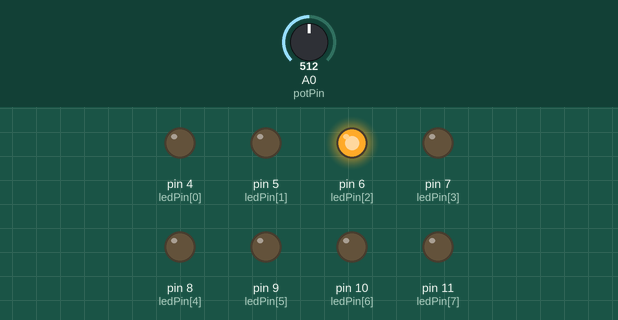
The sketch below on a simulated Arduino Uno, built with avr-gcc and run on an emulated ATmega328P. Shown: output pins drawn as LEDs (lit = HIGH). Dashed ring = blinking. Inputs (shaded band) come from the test bench; at power-on: A0 (potPin) = 512.

Above: at 1.3 s.
1.4 s: A0 (potPin) set to 0
At 2.1 s:
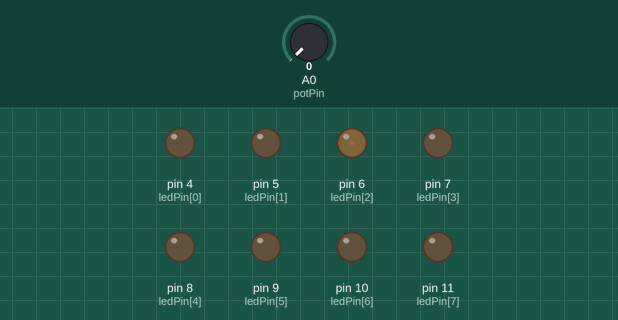
3.0 s: A0 (potPin) set to 18
At 3.19 s:
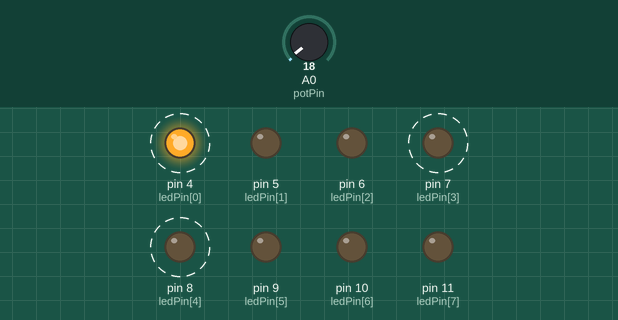
6.1 s: A0 (potPin) set to 306
At 7.49 s:
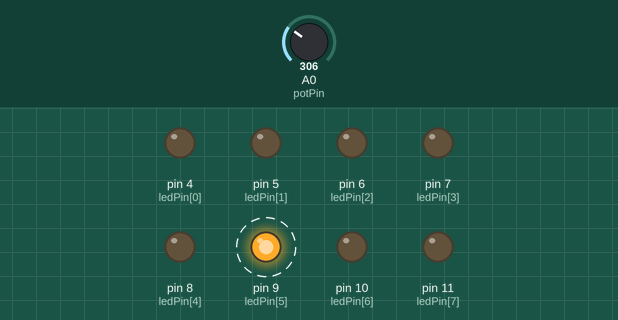
9.2 s: A0 (potPin) set to 324
Timing chart, 0 to 13.3 s (numbered marks = the images above; inputs shaded):
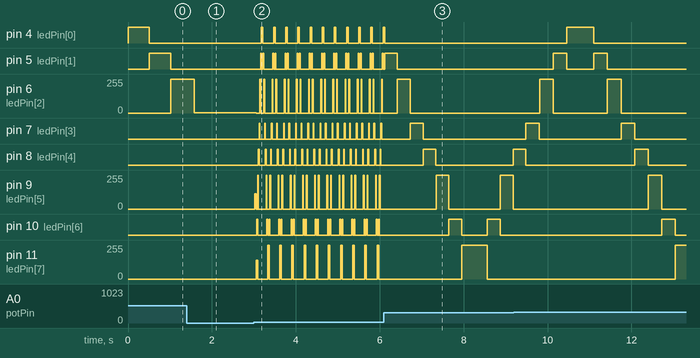

Measured:
- after the input at 1.4 s, pin 6 (ledPin[2]): 255/255 → 2/255 after 0.18 s; pin 7 (ledPin[3]): stays LOW (without the input it goes to HIGH after 0.14 s); pin 8 (ledPin[4]): stays LOW (without the input it goes to HIGH after 0.65 s); pin 9 (ledPin[5]): stays 0/255 (without the input it goes to 255/255 after 1.2 s)
- after the input at 3.0 s, pin 4 (ledPin[0]): alternates HIGH for 0.04 s and LOW for 0.25 s, starting after 0.18 s; pin 5 (ledPin[1]): LOW → HIGH after 0.16 s, then repeats every 0.29 s: LOW 0.04 s, HIGH 0.02 s, LOW 0.22 s, HIGH 0.02 s
- after the input at 6.1 s, pin 4 (ledPin[0]): goes on until 6.1 s, then stays LOW

The sketch:

topic1.ino
```cpp
int ledNum = 8;
int ledPin[] = {4, 5, 6, 7, 8, 9,10,11};
int delayTime;
int potPin = A0;

void setup() {
  for (int x = 0; x < ledNum; x++) {
    pinMode(ledPin[x], OUTPUT);
  }
}

void loop()  {
  for (int i = 0; i < 8; i++)   {
    delayTime = analogRead(potPin);
    digitalWrite(ledPin[i], HIGH);
    delay(delayTime);
    digitalWrite(ledPin[i], LOW);
  }
  for (int i = 7; i >= 0; i--)   {
    delayTime = analogRead(potPin);
    digitalWrite(ledPin[i], HIGH);
    delay(delayTime);
    digitalWrite(ledPin[i], LOW);
  }
}
```
